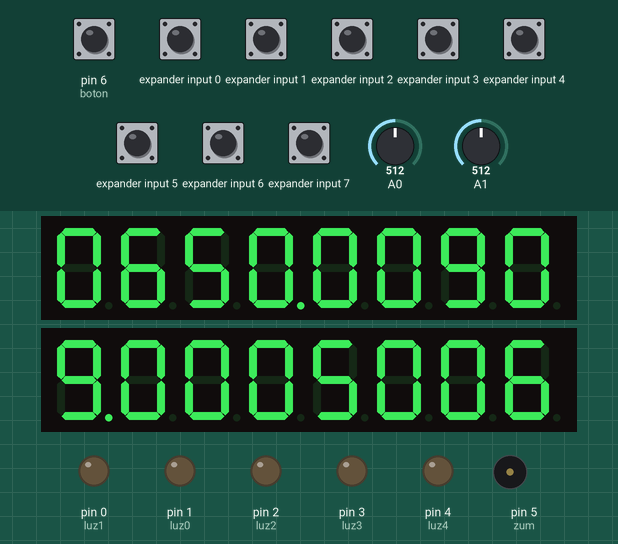
A sketch run on a simulated Arduino Uno, built with avr-gcc and run on an emulated ATmega328P. On the bench: 2 × 8-digit seven-segment display, output pins drawn as LEDs (lit = HIGH), buzzer (waves = sounding). Wiring (inferred from the names in the program): input shift register (74HC165): load pin 10; clock pin 11; serial out pin 12; CE pin 13. Inputs (shaded band) come from the test bench; at power-on: expander input 0–7 HIGH, pin 6 (boton) LOW, A0 = 512, A1 = 512. Pins used as bus, display or sensor lines are not drawn.

Above: at 1.2 s.
1.3 s: pin 6 (boton) pulled HIGH for 0.15 s
At 2.4 s:
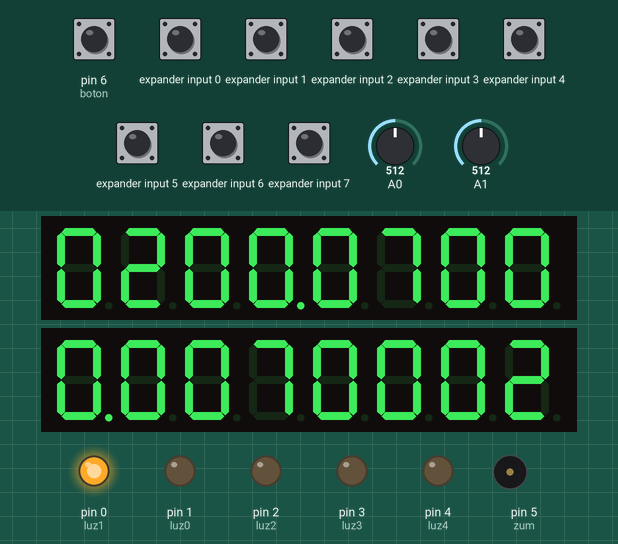
4.4 s: A0 set to 306
7.4 s: A0 set to 511
At 7.8 s:
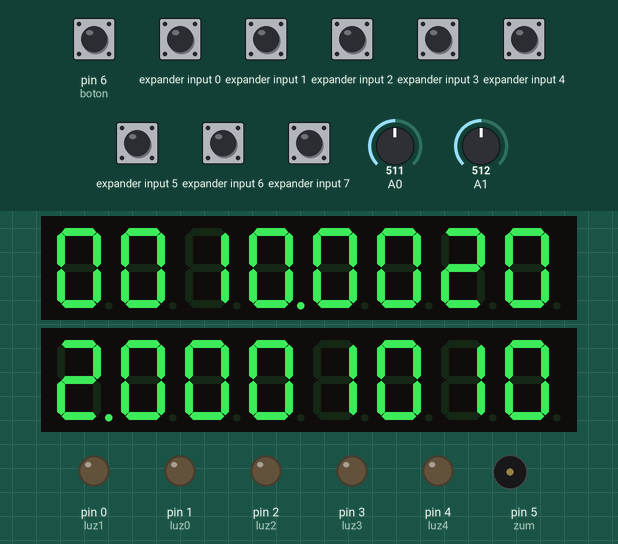
10.4 s: pin 6 (boton) pulled HIGH for 1 s
At 10.9 s:
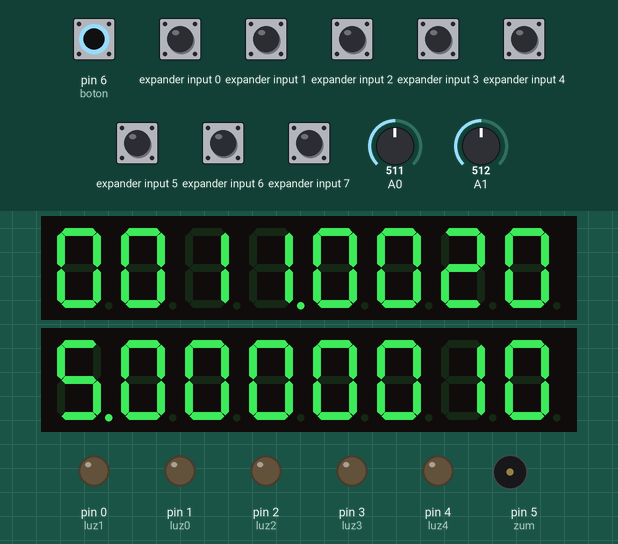
Timing chart, 0 to 13.4 s (numbered marks = the images above; inputs shaded):
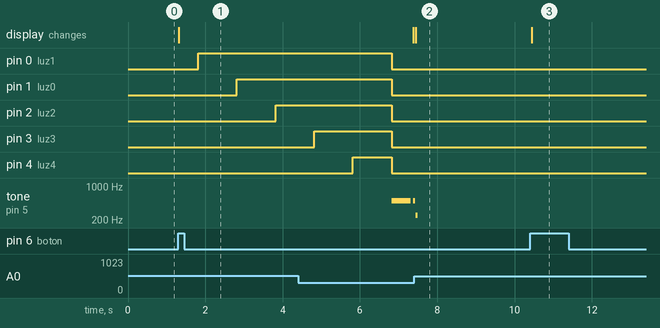

Measured:
- after the input at 1.3 s, pin 0 (luz1): LOW → HIGH after 0.52 s; pin 1 (luz0): LOW → HIGH after 1.5 s; pin 2 (luz2): LOW → HIGH after 2.5 s; the display: changes at once (image 1)
- after the input at 7.4 s, the display: changes after 0.05 s (image 2)
- after the input at 10.4 s, the display: changes at once (image 3)

The sketch:

cuentavueltas2_05.ino
```cpp
#include "coche.h"
#include "luces.h"
#include "display.h"
#include "switchs.h"
#include "sensoresIR.h"

int minutos = 0, msegundos = 0;

Coche c1, c2;

long tiempoInicial;

byte modo = 2;

bool fin1 = false, fin2 = false;

byte numero_botones;

void setup() {
  setupLuces();
  setupDisplay();
  setupSwitchs();
  //Serial.begin(9600);
  numero_botones = arrayBotones();
  //Serial.println(numero_botones);
  //semaforo();
  //tiempoInicial = millis()/10;
}

void loop() {
  while (modo == 0){
    tiempos();
    display7segmentos(c1.vueltas,minutos,msegundos,c2.vueltas,minutos,msegundos);
    if (numero_botones >= 128){ // modo cuenta vueltas
      if (flancoIR(A0) == 1 && numero_botones - 128 > c1.vueltas){
        c1.vueltas = c1.vueltas + 1;
        zumbador (250, 50);
        if (c1.minRapida > (minutos - c1.minVuelta) || (c1.minRapida == (minutos - c1.minVuelta) && c1.msegundosRapida > (msegundos - c1.msegundosVuelta))){
          c1.minRapida = minutos - c1.minVuelta;
          c1.msegundosRapida = msegundos - c1.msegundosVuelta;
          c1.vRapida = c1.vueltas;
        }
        c1.minVuelta = minutos;
        c1.msegundosVuelta = msegundos;
      }
      if (flancoIR(A1) == 1 && numero_botones - 128 > c2.vueltas){
        c2.vueltas = c2.vueltas + 1;
        zumbador (500, 50);
        if (c2.minRapida > (minutos - c2.minVuelta) || (c2.minRapida == (minutos - c2.minVuelta) && c2.msegundosRapida > (msegundos - c2.msegundosVuelta))){
          c2.minRapida = minutos - c2.minVuelta;
          c2.msegundosRapida = msegundos - c2.msegundosVuelta;
          c2.vRapida = c2.vueltas;
        }
        c2.minVuelta = minutos;
        c2.msegundosVuelta = msegundos;
      }
      if (numero_botones - 128 <= c1.vueltas && fin1 == false){
        c1.minTotal = minutos;
        c1.msegundosTotal = msegundos;
        fin1 = true;
      }
      if (numero_botones - 128 <= c2.vueltas && fin2 == false){
        c2.minTotal = minutos;
        c2.msegundosTotal = msegundos;
        fin2 = true;
      }
      if (numero_botones - 128 ==  c1.vueltas && numero_botones - 128 == c2.vueltas){
        zumbador (500, 500);
        modo = 1;
      }
    }
    else { // modo cuenta tiempo
      if (flancoIR(A0) == 1 && numero_botones > minutos){
        c1.vueltas = c1.vueltas + 1;
        zumbador (250, 50);
        if (c1.minRapida > (minutos -  c1.minVuelta) || (c1.minRapida == (minutos - c1.minVuelta) && c1.msegundosRapida > (msegundos - c1.msegundosVuelta))){
          c1.minRapida = minutos - c1.minVuelta;
          c1.msegundosRapida = msegundos - c1.msegundosVuelta;
          c1.vRapida = c1.vueltas;
        }
        c1.minVuelta = minutos;
        c1.msegundosVuelta = msegundos;
      }
      if (flancoIR(A1) == 1 && numero_botones > minutos){
        c2.vueltas = c2.vueltas + 1;
        zumbador (500, 50);
        if (c2.minRapida > (minutos - c2.minVuelta) || (c2.minRapida == (minutos - c2.minVuelta) && c2.msegundosRapida > (msegundos - c2.msegundosVuelta))){
          c2.minRapida = minutos - c2.minVuelta;
          c2.msegundosRapida = msegundos - c2.msegundosVuelta;
          c2.vRapida = c2.vueltas;
        }
        c2.minVuelta = minutos;
        c2.msegundosVuelta = msegundos;
      }
      if (numero_botones ==  minutos){
        zumbador (500, 500);
        modo = 1;
      }
    }
    if (flancoBoton() == 1){
      modo = 2;
    }
  }
  while (modo == 1){
    if (numero_botones >= 128 ){ // modo cuenta vueltas
      display7segmentos(c1.vueltas, c1.minTotal, c1.msegundosTotal, c2.vueltas, c2.minTotal, c2.msegundosTotal);
    }
    else {
      display7segmentos(c1.vueltas, minutos, msegundos, c2.vueltas, minutos, msegundos);
    }
    if (flancoBoton() == 1){
      modo = 2;
    }
  }
  while (modo == 2){
    display7segmentos(c1.vRapida, c1.minRapida, c1.msegundosRapida, c2.vRapida, c2.minRapida, c2.msegundosRapida);
    if (flancoBoton() == 1){
      modo = 0;
      minutos = 0, msegundos = 0, c1.vueltas = 0, c2.vueltas = 0;
      c1.minVuelta = 0, c1.msegundosVuelta = 0, c2.minVuelta = 0, c2.msegundosVuelta = 0;
      c1.minRapida = 60, c1.msegundosRapida = 59, c2.minRapida = 60, c2.msegundosRapida = 59, c1.vRapida = 0, c2.vRapida = 0;
      fin1 = false, fin2 = false;
      numero_botones = arrayBotones();
      if (numero_botones >= 128){
        display7segmentos(numero_botones - 128, 0, 0, numero_botones - 128, 0, 0);
      }
      else{
        display7segmentos(0, numero_botones, 0, 0, numero_botones, 0);
      }
      delay(500);
      semaforo();
      tiempoInicial = millis()/10;
    }
  }

  //Serial.println(tiempo1);
  delay(50);

}

void tiempos(){
  long crono = millis()/10 - tiempoInicial;
  msegundos = crono - minutos * 6000;

  if (msegundos >= 6000){
    minutos = minutos + 1;
    msegundos = crono - minutos * 6000;
  }
}
```

coche.h
```cpp
#pragma once

class Coche {
  public:
  int vueltas = 0;
  int minRapida = 60, msegundosRapida = 59, vRapida = 0;
  int minTotal, msegundosTotal;
  int minVuelta, msegundosVuelta;
};
```

display.h
```cpp
#pragma once

#include "LedControl.h"

LedControl lc = LedControl (7, 8, 9, 2);

void setupDisplay (){
  lc.shutdown(0,false);
  lc.setIntensity(0,1);
  lc.shutdown(1,false);
  lc.setIntensity(1,1);
  lc.clearDisplay(0);
}

void display7segmentos(int vuel1, int min1, int seg1, int vuel2, int min2, int seg2){
  lc.setDigit(0,1,seg1 % 10,false);
  lc.setDigit(0,5,(seg1 / 10) % 10,false);
  lc.setDigit(0,7,(seg1 / 100) % 10,false);
  lc.setDigit(0,3,(seg1 / 1000) % 10,false);
  lc.setDigit(0,2,min1 % 10,false);
  lc.setDigit(0,6,(min1 / 10) % 10,false);
  lc.setDigit(0,4,vuel1 % 10,true);
  lc.setDigit(0,0,(vuel1 / 10)%10 ,false);
  ///////////////////////////////////
  lc.setDigit(1,1,vuel2 % 10,false);
  lc.setDigit(1,5,(vuel2 / 10) % 10,false);
  lc.setDigit(1,7,seg2 % 10,true);
  lc.setDigit(1,3,(seg2 / 10) % 10,false);
  lc.setDigit(1,2,(seg2 / 100) % 10,false);
  lc.setDigit(1,6,(seg2 / 1000) % 10,false);
  lc.setDigit(1,4,min2 % 10,false);
  lc.setDigit(1,0,(min2 / 10) % 10,false);
}
```

luces.h
```cpp
#pragma once

int luz0 = 1;
int luz1 = 0;
int luz2 = 2;
int luz3 = 3;
int luz4 = 4;

int zum = 5;
int boton = 6;

bool estadoAnterior;

void setupLuces(){
  pinMode(luz0, OUTPUT);
  pinMode(luz1, OUTPUT);
  pinMode(luz2, OUTPUT);
  pinMode(luz3, OUTPUT);
  pinMode(luz4, OUTPUT);
  digitalWrite(luz0, LOW);
  digitalWrite(luz1, LOW);
  digitalWrite(luz2, LOW);
  digitalWrite(luz3, LOW);
  digitalWrite(luz4, LOW);

  pinMode(zum, OUTPUT);
  pinMode(boton, INPUT);
}

void zumbador (int nota, int tiem) {
  tone (zum, nota, tiem);
  delay(tiem);
  noTone(zum);
}

void semaforo (){
  digitalWrite(luz1, HIGH);
  delay(1000);
  digitalWrite(luz0, HIGH);
  delay(1000);
  digitalWrite(luz2, HIGH);
  delay(1000);
  digitalWrite(luz3, HIGH);
  delay(1000);
  digitalWrite(luz4, HIGH);
  delay(1000);
  digitalWrite(luz0, LOW);
  digitalWrite(luz1, LOW);
  digitalWrite(luz2, LOW);
  digitalWrite(luz3, LOW);
  digitalWrite(luz4, LOW);
  zumbador(500, 500);
}

bool flancoBoton(){
  bool estadoActual = digitalRead(boton);
  int aux;
  if (estadoActual == HIGH && estadoAnterior == LOW){
    aux = 1;
  }
  else {
    aux =  0;
  }
  estadoAnterior = estadoActual;
  return aux;
}
```

sensoresIR.h
```cpp
#pragma once

volatile bool distanciaInicial1;
volatile bool distanciaInicial0;
int dist = 350;

int dist_promedio(int IR)
{
  long suma=0;
  int n = 20;
  for(int i=0;i<n;i++)
  {
    suma=suma+analogRead(IR);
  }
  return suma/n;
}

bool ADC0_promedio(int IR)
{
  if(dist_promedio (IR) < dist){
    return 0;
  }
  else{
    return 1;
  }
}

bool flancoIR (int IR){
  bool aux = 0;

  if (IR == A1){
    bool distanciaFinal1 = ADC0_promedio(IR);

    if ((distanciaInicial1 == 0 && distanciaFinal1 == 1)){
      aux = 1;
    }
    else {
      aux = 0;
    }
    distanciaInicial1 = distanciaFinal1;
  }
  if (IR == A0){
    bool distanciaFinal0 = ADC0_promedio(IR);

    if ((distanciaInicial0 == 0 && distanciaFinal0 == 1)){
      aux = 1;
    }
    else {
      aux = 0;
    }
    distanciaInicial0 = distanciaFinal0;
  }

  return aux;
}
```

switchs.h
```cpp
#pragma once

// PL pin 1
int loadB = 10;
// CE pin 15
int clockEnablePin = 13;
// Q7 pin 7
int dataIn = 12;
// CP pin 2
int clockIn = 11;

void setupSwitchs () {
  // Setup 74HC165 connections
  pinMode(loadB, OUTPUT);
  pinMode(clockEnablePin, OUTPUT);
  pinMode(clockIn, OUTPUT);
  pinMode(dataIn, INPUT);
}

byte arrayBotones (){
  // Write pulse to loadB pin
  digitalWrite(loadB, LOW);
  delayMicroseconds(5);
  digitalWrite(loadB, HIGH);
  delayMicroseconds(5);

  // Get data from 74HC165
  digitalWrite(clockIn, HIGH);
  digitalWrite(clockEnablePin, LOW);
  byte incoming = shiftIn(dataIn, clockIn, LSBFIRST);
  digitalWrite(clockEnablePin, HIGH);

  return incoming;
}
```
